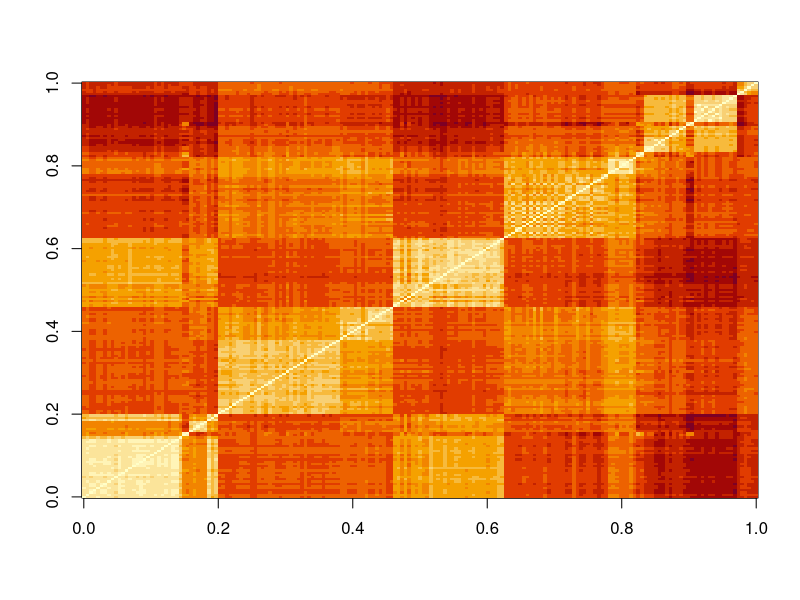

Write R code to recreate this figure.
library(dslabs)
data("tissue_gene_expression")
head(tissue_gene_expression)

dim(tissue_gene_expression$x)

table(tissue_gene_expression$y)
#computes the Euclidean distance 
#between each observation and stores it in the object d
d <- dist(tissue_gene_expression$x)

#Compare the distances between observations (1,2),(39,40),(73,74)
ind <- c(1, 2, 39, 40, 73, 74)
as.matrix(d)[ind,ind]

#Make a plot of all the distances using the image function 
#to see if the pattern you observed
image(as.matrix(d))
